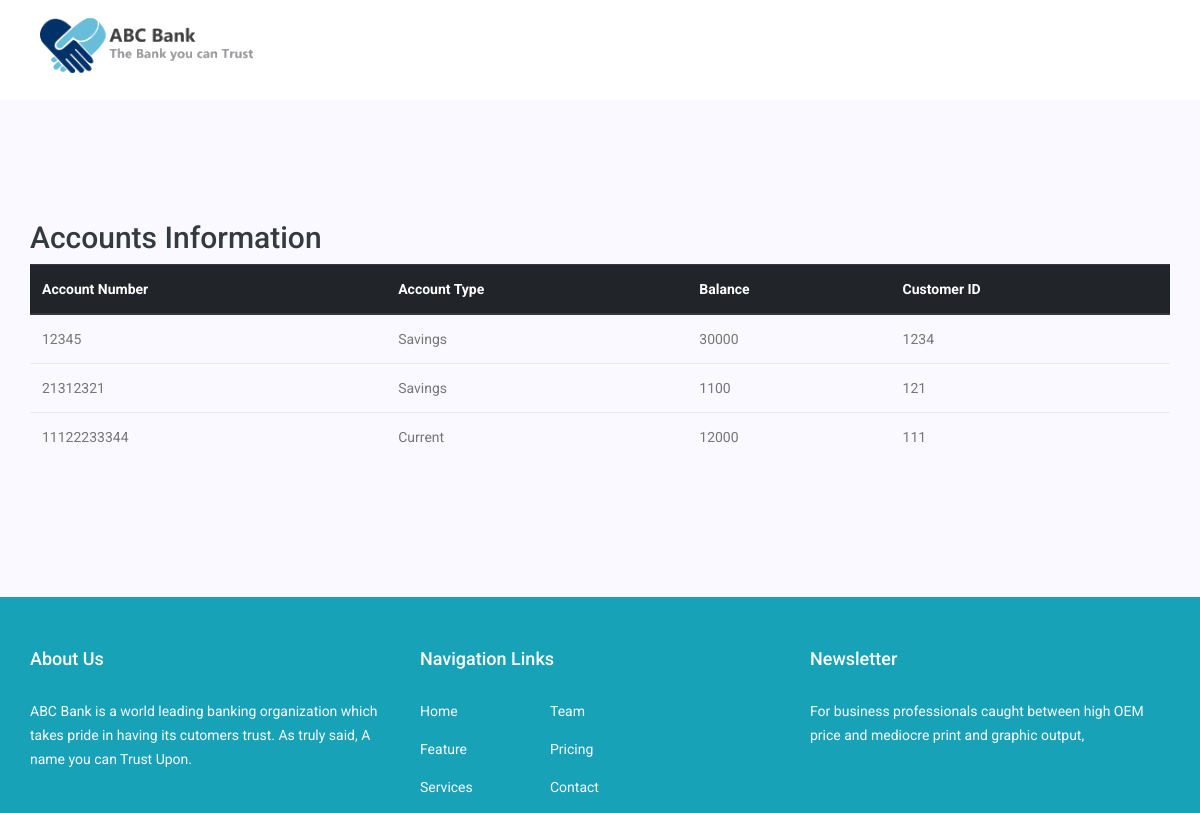
Before: /showaccounts with the older database file.
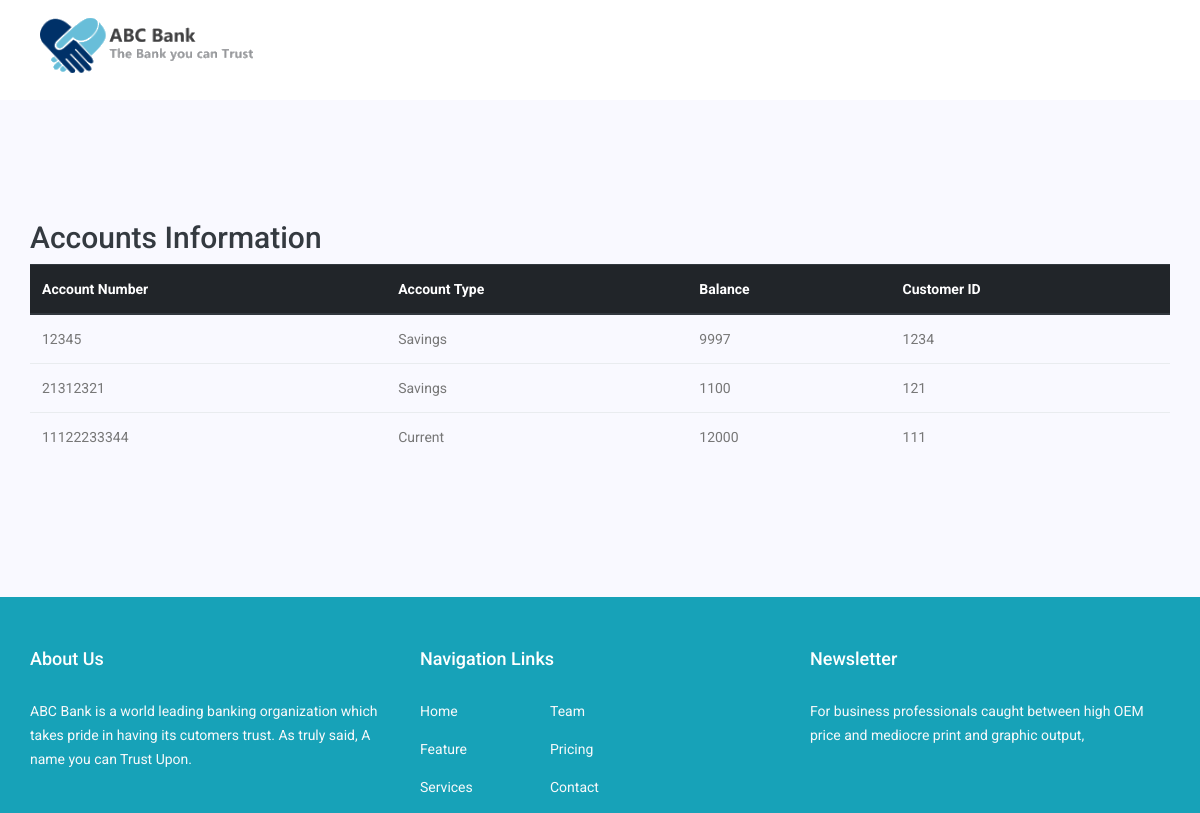
After: the same page with the newer database file.
### application/models.py (models this page shows, shortened)
class Accounts(db.Model):
    acc_number = db.Column(db.Integer(), primary_key=True)
    acc_type = db.Column(db.String())
    balance = db.Column(db.Integer)
    cust_id = db.Column(db.Integer, db.ForeignKey('transaction.cust_id'))

### application/routes.py (the view)
@app.route('/showaccounts')
def showaccounts():
    return render_template('showaccounts.html', accounts=Accounts.query.all())

### application/templates/showaccounts.html
{% include 'includes/header.html' %}
 <section class="feature_area p_120">
    <div class="container">
            <h2 class="text-dark">Accounts Information</h2>
            <table class="table">
                <thead class="thead-dark">
                  <tr>
                    <th scope="col">Account Number</th>
                    <th scope="col">Account Type</th>
                    <th scope="col">Balance</th>
                    <th scope="col">Customer ID</th>
                  </tr>
                </thead>
                <tbody>
                  {% for acc in accounts %}
                    <tr>
                      <td>{{ acc.acc_number }}</td>
                      <td>{{ acc.acc_type }}</td>
                      <td>{{ acc.balance }}</td>
                      <td>{{ acc.cust_id }}</td>
                    </tr>
                  {% endfor %}
                </tbody>
              </table>
    </div>
</section>
  {%  include 'includes/footer.html'%}

### application/templates/includes/header.html (shortened to what this page needs)
<!doctype html>
<html lang="en">
    <head>
        <link rel="stylesheet" href="{{ url_for('static', filename='css/bootstrap.css') }}">
        <link rel="stylesheet" href="{{ url_for('static', filename='vendors/linericon/style.css')}}">
        <link rel="stylesheet" href="{{url_for('static', filename='/css/font-awesome.min.css')}}">
        <link rel="stylesheet" href="{{ url_for('static', filename='vendors/owl-carousel/owl.carousel.min.css')}}">
        <link rel="stylesheet" href="{{ url_for('static', filename='vendors/lightbox/simpleLightbox.css')}}">
        <link rel="stylesheet" href="{{ url_for('static', filename='vendors/nice-select/css/nice-select.css')}}">
        <link rel="stylesheet" href="{{ url_for('static', filename='vendors/animate-css/animate.css')}}">
        <link rel="stylesheet" href="{{ url_for('static', filename='css/style.css') }}">
        <link rel="stylesheet" href="{{ url_for('static', filename='css/responsive.css') }}">
    </head>
    <body>
<header class="header_area">
    <div class="main_menu">
        <nav class="navbar navbar-expand-lg navbar-light bg-white fixed-top">
            <div class="container box_1620">
                <a class="navbar-brand logo_h" href="#"><img src="{{url_for('static', filename='img/logo1.png')}}" alt=""></a>
            </div>
        </nav>
    </div>
</header>

### application/templates/includes/footer.html (shortened to what this page needs)
<footer class="footer-area section_gap bg-info">
    <div class="container">
        <div class="row">
            <div class="col-lg-4  col-md-4 col-sm-4">
                <div class="single-footer-widget">
                    <h6 class="footer_title">About Us</h6>
                    <p class="text-light">ABC Bank is a world leading banking organization which takes pride in having its cutomers trust. As truly said, A name you can Trust Upon.</p>
                </div>
            </div>
            <div class="col-lg-4 col-md-4 col-sm-4">
                <div class="single-footer-widget">
                    <h6 class="footer_title">Navigation Links</h6>
                    <div class="row">
                        <div class="col-4">
                            <ul class="list">
                                <li><a href="#" class ="text-light">Home</a></li>
                                <li><a href="#" class ="text-light">Feature</a></li>
                                <li><a href="#" class ="text-light">Services</a></li>
                            </ul>
                        </div>
                        <div class="col-4">
                            <ul class="list text-light">
                                <li><a href="#" class ="text-light">Team</a></li>
                                <li><a href="#" class ="text-light">Pricing</a></li>
                                <li><a href="#" class ="text-light">Contact</a></li>
                            </ul>
                        </div>
                    </div>
                </div>
            </div>
            <div class="col-lg-4 col-md-4 col-sm-4">
                <div class="single-footer-widget">
                    <h6 class="footer_title">Newsletter</h6>
                    <p class="text-light">For business professionals caught between high OEM price and mediocre print and graphic output, </p>
                    </div>
                </div>
            </div>
        </div>
</footer>
</body>
</html>

Changed rows visible on the page:
changed Accounts id 12345: balance "30000" → "9997"
